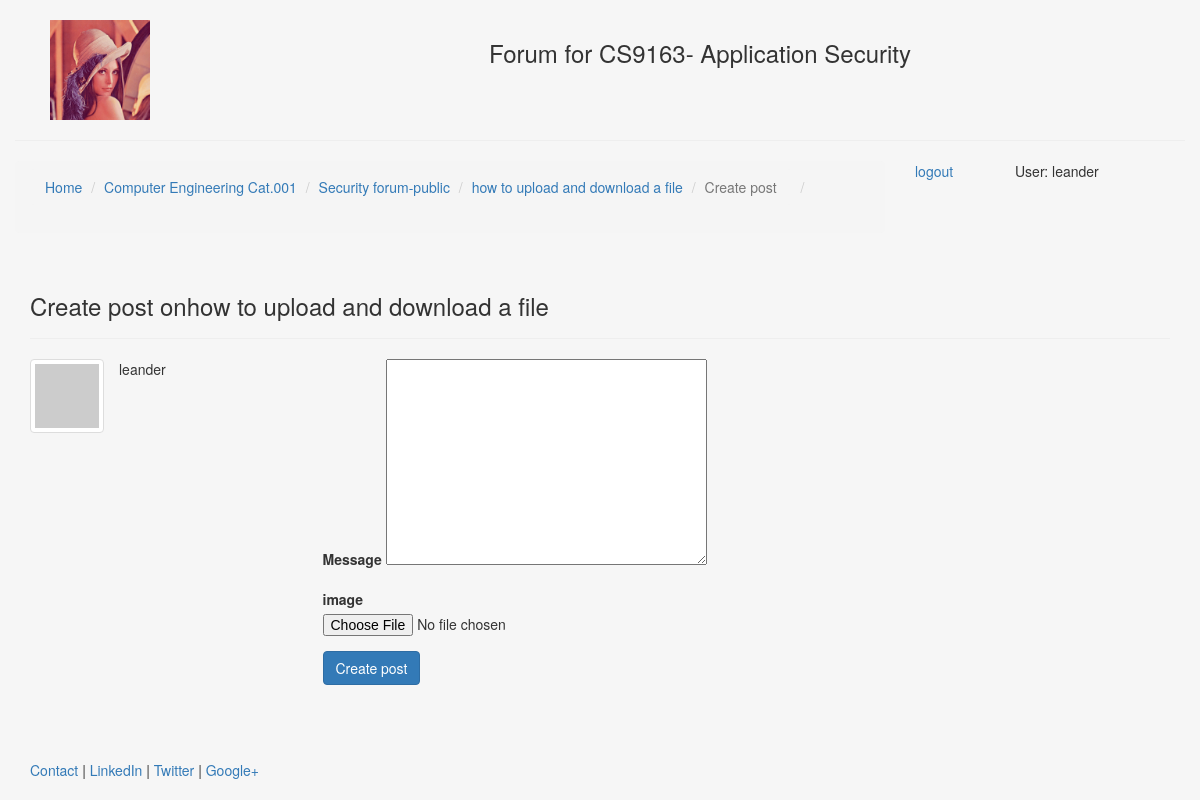
Page /topic/6/create/ (signed in) on the committed database.
### forums/models.py (models this page shows, shortened)
@python_2_unicode_compatible
class Topic(models.Model):
    forum = models.ForeignKey(Forum, related_name='topics')
    name = models.CharField(_("Name"), max_length=255)
    last_post = models.ForeignKey('Post', verbose_name=_("Last post"), related_name='forum_last_post', blank=True, null=True)
    class Meta:
        ordering = ['-last_post__created']

@python_2_unicode_compatible
class Forum(models.Model):
    category = models.ForeignKey(Category, related_name='forums')
    name = models.CharField(_("Name"), max_length=255)
    position = models.IntegerField(_("Position"), default=0)
    description = models.TextField(_("Description"), blank=True)
    is_closed = models.BooleanField(_("Is closed"), default=False)
    class Meta:
        ordering = ['position']

@python_2_unicode_compatible
class Category(models.Model):
    name = models.CharField(_("Name"), max_length=255, unique=True)
    position = models.IntegerField(_("Position"), default=0)
    class Meta:
        ordering = ['position']

### forums/views.py (the view, shortened to what this page needs)
# urls.py: url(r'^topic/(?P<pk>\d+)/create/$', login_required(PostCreateView.as_view()), name='post_create'),
class PostCreateView(FormView):
    template_name = 'forums/post_create.html'
    form_class = PostCreateForm
    def dispatch(self, request, *args, **kwargs):
        form = PostCreateForm(request.POST or None, request.FILES or None)
        self.topic = Topic.objects.get(id=kwargs.get('pk', None))
        if self.topic.forum.is_closed and not request.user.is_staff:
            messages.error(request, _("You do not have the permissions to create a topic."))
            return HttpResponseRedirect(reverse_lazy('forums:forum', args=[self.topic.forum.id]))
        return super(PostCreateView, self).dispatch(request, *args, **kwargs)
    def get_context_data(self, **kwargs):
        context = super(PostCreateView, self).get_context_data(**kwargs)
        context['topic'] = Topic.objects.get(id=self.kwargs.get('pk', None))
        return context

### forums/forms.py
class PostCreateForm(forms.Form):
    message = forms.CharField(label="Message", min_length=3, widget=forms.Textarea())
    image = forms.FileField(label="image", required=False)

### forums/templates/forums/post_create.html (shortened to what this page needs)
{% extends "base.html" %}
{% load i18n %}
{% block breadcrumb %}
<ol class="breadcrumb">
  <li><a href="{% url 'forums:overview' %}">{% trans "Home" %}</a></li>
  <li><a href="{% url 'forums:overview' %}#{{topic.forum.category.id}}">{{topic.forum.category.name}}</a></li>
  <li><a href="{% url 'forums:forum' topic.forum.id %}">{{topic.forum.name}}</a></li>
  <li><a href="{% url 'forums:topic' topic.id %}">{{topic.name}}</a></li>
  <li class="active">{% trans "Create post" %}</li>
</ol>
{% endblock %}
{% block content %}
<div class="page-header">
  <h3>{% trans "Create post on" %}{{topic.name}}</h3>
</div>
<div class="row">
  <div class="col-md-3">
    <div class="thumbnail pull-left" style="margin-right: 15px;">
      <img src="http://placehold.it/64x64" alt="avatar">
    </div>
    <div>
      <p>{{user.username}}</p>
    </div>
  </div>
  <div class="col-md-9">
    <form method="post" action="{% url 'forums:post_create' topic.id %}" enctype='multipart/form-data'>
      {% include "forms.html" %}
      <p><input type="submit" class="btn btn-primary" value="{% trans "Create post" %}"></p>
    </form>
  </div>
</div>
{% endblock %}

### forums/templates/base.html (shortened to what this page needs)
<!DOCTYPE html>
<html lang="en">
<head>
  {% load staticfiles %}
  <link rel="stylesheet" href="{% static 'forums/css/bootstrap.min.css' %}" type = "text/css"/>
</head>
<body class="body" style="background-color:#f6f6f6">
  <div class="container-fluid" style="min-height:95%; ">
    <div class="row">
      <div class="col-sm-2">
        <br>
        <center>
          <img src="{% static 'forums/img/lena_color.gif' %}" class="img-responsive" style='max-height:100px;' alt="face">
        </center>
      </div>
      <div class="col-sm-10">
        <br>
        <center>
          <h3>Forum for CS9163- Application Security </h3>
        </center>
      </div>
  </div><hr>
  <div class="row">
    <div class="col-sm-9">
      <ol class="breadcrumb">
        <li>{% block breadcrumb %}{% endblock %}</li>
        <li class="active"></li>
      </ol>
    </div>
    <div class="col-sm-1">
      <a href="/accounts/logout">logout</a>
    </div>
    <div class="col-sm-2">
      <p>User: {{user.username}}</p>
    </div>
    <div class="col-sm-12">
    <div class='container-fluid'>
       {% block content %}
       {% endblock %}
    </div>
    </div>
  </div>
</div>
<footer>
  <div class="container-fluid" style='margin-left:15px'>
    <p><a href="#" target="blank">Contact</a> | <a href="#" target="blank">LinkedIn</a> | <a href="#" target="blank">Twitter</a> | <a href="#" target="blank">Google+</a></p>
  </div>
</footer>
</body>
</html>

### forums/templates/base.html (style rules this page uses)
html, body { height:100% }

### rows in the picture
Topic: forum.category.name "Computer Engineering Cat.001", forum.name "Security forum-public", name "how to upload and download a file"

### other values in the picture
{{ user.username }} "leander"
{{ field.label }} "Message" "image"
